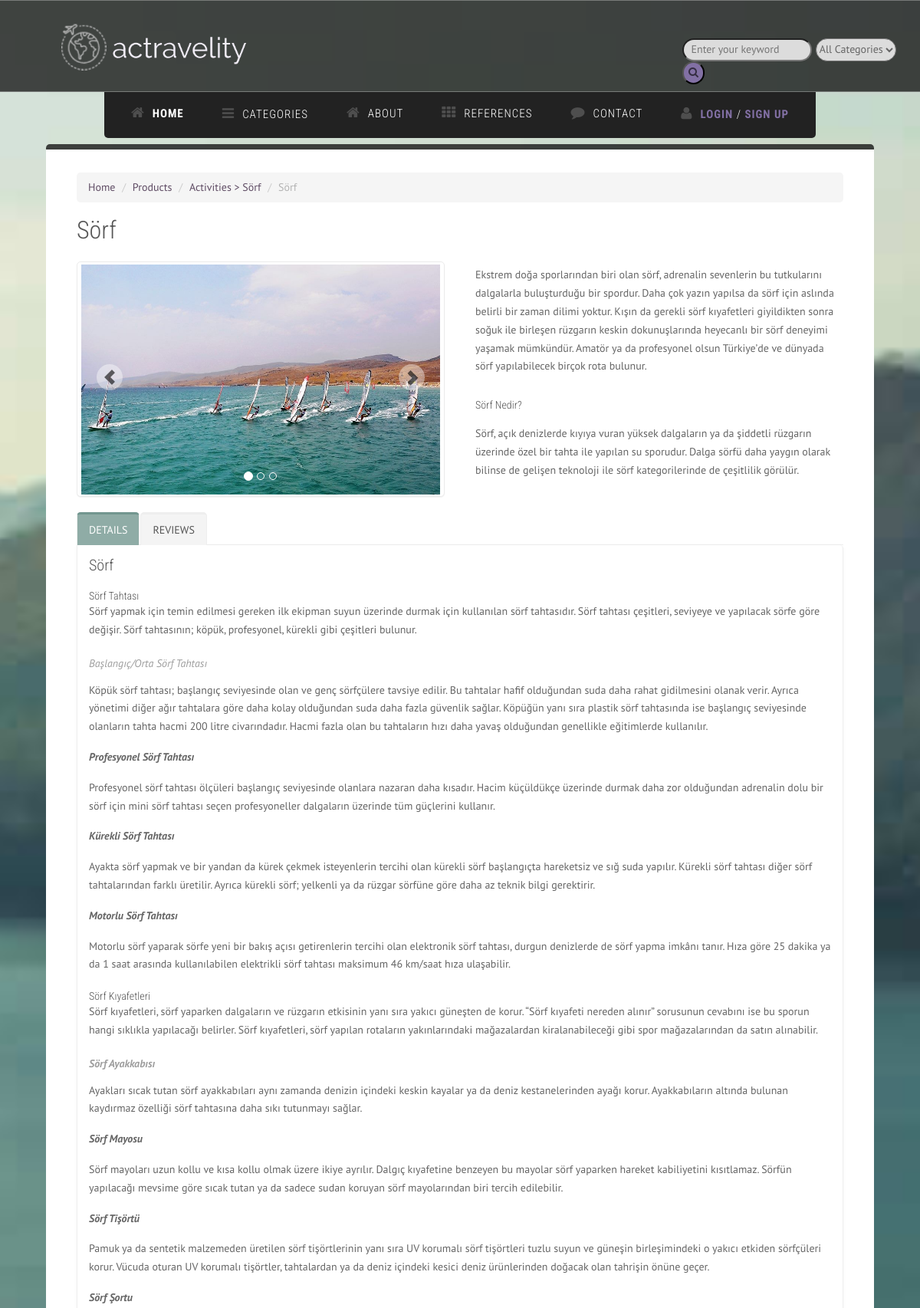
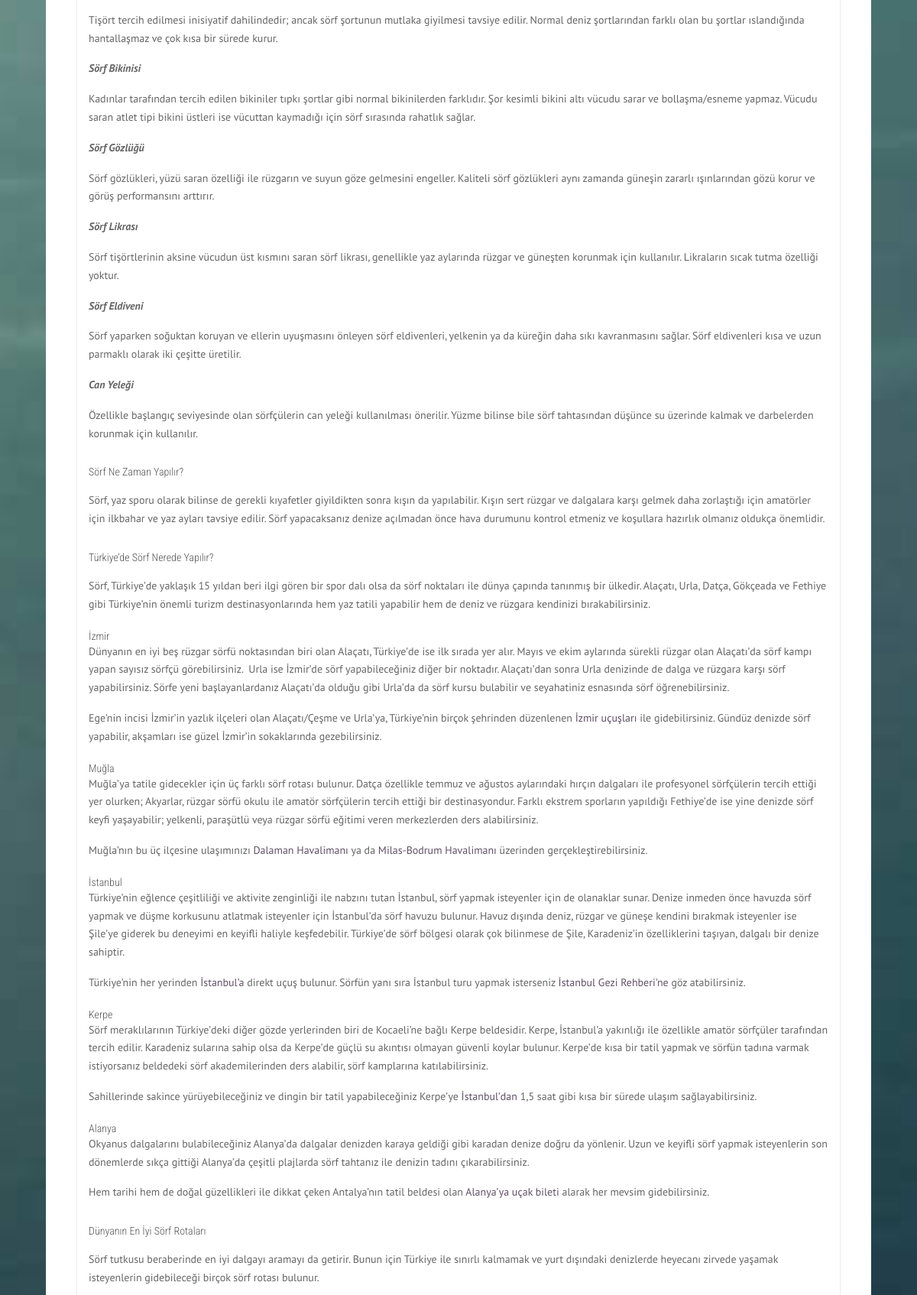
The page /product/24/sorf/ (upper part) on the database its author committed (2 pictures, top to bottom).
### product/models.py (models this page shows, shortened)
class Product(models.Model):
    STATUS = (
        ('True', 'Yes'),
        ('False', 'No'),
    )
    category = models.ForeignKey(Category, on_delete=models.CASCADE)  # relation with Category table
    title = models.CharField(max_length=50)
    keywords = models.CharField(max_length=255)
    description = RichTextUploadingField()
    slug = models.SlugField(null=False,unique=True)
    image = models.ImageField(blank=True, upload_to='images/')
    price = models.FloatField()
    person_number = models.IntegerField(blank=True, null=True)
    day_number = models.IntegerField(blank=True, null=True)
    shortDetail = RichTextUploadingField(max_length=1400)
    detail = RichTextUploadingField()
    status = models.CharField(max_length=10, choices=STATUS)
    parent = models.ForeignKey('self', blank=True, null=True, related_name='children', on_delete=models.CASCADE)
    create_at = models.DateTimeField(auto_now_add=True)
    update_at = models.DateTimeField(auto_now=True)
    def image_tag(self):
        return mark_safe('<img src="{}" height="50"/>'.format(self.image.url))
    image_tag.short_description = "Image"

class Category(MPTTModel):
    STATUS = (
        ('True', 'Yes'),
        ('False', 'No'),
    )
    TYPE = (
        ('Category','Category'),
        ('Activity','Activity'),
    )
    title = models.CharField(max_length=50)
    keywords = models.CharField(max_length=255)
    description = models.CharField(max_length=255)
    type = models.CharField(max_length=10, choices=TYPE,default="Category")
    image = models.ImageField(blank=True, upload_to='images/')
    status = models.CharField(max_length=10, choices=STATUS)
    slug = models.SlugField(null=False,unique=True)
    parent = TreeForeignKey('self', blank=True, null=True, related_name='children', on_delete=models.CASCADE)
    create_at = models.DateTimeField(auto_now_add=True)
    update_at = models.DateTimeField(auto_now=True)
    class MPTTMeta:
        order_insertion_by = ['title']
    def __str__(self):
        full_path = [self.title]
        k = self.parent
        while k is not None:
            full_path.append(k.title)
            k = k.parent
        return ' > ' .join(full_path[::-1])
    def image_tag(self):
        return mark_safe('<img src="{}" height="50"/>'.format(self.image.url))
    image_tag.short_description = "Image"

### home/views.py (the view)
# urls.py: path('product/<int:id>/<slug:slug>/',views.product_detail, name='product_detail'),
def product_detail(request,id,slug):
    category = Category.objects.all()
    product = Product.objects.get(pk=id)
    images = Images.objects.filter(product_id=id)
    comments = Comment.objects.filter(product_id=id,status='True')
    context = {'product': product,
               'category': category,
               'images': images,
               'comments': comments,
               }
    return render(request,'product_detail.html',context)

### home/templates/product_detail.html (shortened to what this page needs)
{% extends 'homebase.html' %}
{% block content %}
    <div id="content">
        <div class="container background-white">
            <div class="row margin-vert-30">
                <div class="col-md-12">
                    <div class="blog-post">
                        <div id="breadcrumb">
                            <div class="content">
                                <ul class = "breadcrumb">
                                    <li><a href="/">Home</a></li>
                                    <li><a href="#">Products</a></li>
                                    <li><a href="/category/{{ product.category_id }}/{{ product.category.slug }}">{{ product.category }}</a></li>
                                    <li class="active">{{ product.title }}</li>
                                </ul>
                            </div>
                        </div>
                        <div class="blog-item">
                            <h2>{{ product.title }}</h2>
                            <div class="blog-post-body row margin-top-15">
                                <div class="col-md-6">
                                    <div class="panel panel-info fa-border">
                                        <div id="carousel-example" class="carousel slide" data-ride="carousel">
                                            <ol class="carousel-indicators">
                                                <li data-target="#carousel-example" data-slide-to="0" class="active"></li>
                                                <li data-target="#carousel-example" data-slide-to="1"></li>
                                                <li data-target="#carousel-example" data-slide-to="2"></li>
                                            </ol>
                                            <div class="carousel-inner">
                                                <div class="item active"><img src="{{ product.image.url }}" style="height:300px; width: 700px"></div>
                                            </div>
                                            <a class="left carousel-control" href="#carousel-example" data-slide="prev">
                                                <span class="glyphicon glyphicon-chevron-left"></span>
                                            </a>
                                            <a class="right carousel-control" href="#carousel-example" data-slide="next">
                                                <span class="glyphicon glyphicon-chevron-right"></span>
                                            </a>
                                        </div>
                                    </div>
                                </div>
                                <div class="col-md-6">
                                    <p style="margin-top: -10px">{{ product.shortDetail|safe }}</p>
                                </div>
                                <div class="col-md-12">
                                    <div class="tabs alternative">
                                        <ul class="nav nav-tabs">
                                            <li class="active">
                                                <a href="#sample-2a" data-toggle="tab">DETAILS</a>
                                            </li>
                                            <li>
                                                <a href="#sample-2b" data-toggle="tab">REVIEWS</a>
                                            </li>
                                        </ul>
                                        <div class="tab-content">
                                            <div class="tab-pane fade in active" id="sample-2a">
                                                <div class="row">
                                                    <div class="col-md-12">
                                                        <h3 class="no-margin no-padding">{{ product.title|safe }}</h3>
                                                        <p>{{ product.detail|safe }}</p>
                                                    </div>
                                                </div>
                                            </div>
                                        </div>
                                    </div>
                                </div>
                            </div>
                        </div>
                    </div>
                </div>
            </div>
        </div>
    </div>
{% endblock %}

### home/static/assets/css/nexus.css (style rules this page uses)
html { overflow-y: scroll; }
body { line-height: 1.7em; font-family: PT Sans; font-size: 14px; font-weight: 300; background-color: #5f807a; background-color: #F4F1EA; color: #656565; }
.container { max-width: 1080px; padding-left: 40px; padding-right: 40px; width: 100%; }
.margin-vert-30 { margin-top: 30px; margin-bottom: 30px; }
.no-padding { padding: 0 !important; }
.no-margin { margin: 0 !important; }
.margin-top-15 { margin-top: 15px; }
.background-white { background-color: #FFFFFF; }
h2 { font-weight: 300; line-height: 1em; margin: 0 0 10px; color: #555555; font-family: 'Roboto Condensed', sans-serif; font-size: 32px; }
h3 { font-size: 20px; font-weight: 300; padding: 0; font-family: 'Roboto Condensed', sans-serif; margin: 0; color: #555555; }
h4 { font-size: 18px; font-weight: 300; color: #9e9e9e; margin-bottom: 10px; line-height: 1.6; }
a { text-decoration: none; color: rgba(31, 4, 39, 0.7); -webkit-transition: color 0.15s ease-in; -moz-transition: color 0.15s ease-in; -o-transition: color 0.15s ease-in; transition: color 0.15s ease-in; }
p { margin-bottom: 16px; }
img { max-width: 100% ; }
[class^="fa-"]:before, [class*=" fa-"]:before { font-family: FontAwesome; font-style: normal; font-weight: normal; line-height: 1; -webkit-font-smoothing: antialiased; -moz-osx-font-smoothing: grayscale; padding-right: 10px; color: rgba(0, 0, 0, 0.6); }
.fa-border { background: none repeat scroll 0 0 #FFFFFF; border-color: #ebebeb !important; border-radius: 5px !important; padding: 0.2em 0.35em 0.15em !important; }
.fa-border:before { padding-right: 0; }
.glyphicon { display: inline-block; font-family: 'Glyphicons Halflings'; font-style: normal; font-weight: 400; line-height: 1; position: relative; top: 1px; }
.tabs { border-radius: 4px; margin-bottom: 35px; }
.tabs .nav-tabs { margin: 0; font-size: 0; border-bottom-color: #EEE; }
.tabs .nav-tabs li { display: inline-block; float: none; }
.tabs .nav-tabs li a { border-radius: 5px 5px 0 0; font-size: 14px; margin-right: 1px; }
.tabs .nav-tabs li:last-child a { margin-right: 0; }
.tabs .nav-tabs li a, .tabs .nav-tabs li a:hover { background: #F4F4F4; border-bottom: none; border-left: 1px solid #EEE; border-right: 1px solid #EEE; border-top: 3px solid #EEE; color: #555555; }
.tabs .nav-tabs li.active a, .tabs .nav-tabs li.active a:hover, .tabs .nav-tabs li.active a:focus { background: #FFF; border-left-color: #EEE; border-right-color: #EEE; border-top: 3px solid #72968f; color: #333333; outline: none; }
.tabs .tab-content { border-radius: 0 5px 5px 5px; box-shadow: 0 1px 5px 0 rgba(0, 0, 0, 0.04); background-color: #FFF; border: 1px solid #EEE; border-top: 0; padding: 15px; }
.tabs.alternative .nav-tabs li.active a, .tabs.alternative .nav-tabs li.active a:hover, .tabs.alternative .nav-tabs li.active a:focus { background: #8faca6; color: #ffffff; }
.carousel-control { background-image: none !important; background: rgba(255, 255, 255, 0.4); width: 34px; border-radius: 50px; font-size: 16px !important; height: 34px; margin-top: -20px; top: 50%; text-shadow: none; opacity: 1; }
.carousel-control.left span, .carousel-control.icon-prev span, .carousel-control.right span, .carousel-control.icon-next span { font-size: 20px; margin-top: -10px; color: rgba(0, 0, 0, 0.6); }
.carousel-control.left, .carousel-control.icon-prev { left: 20px; }
.carousel-control.right, .carousel-control.icon-next { right: 20px; }
.carousel-indicators { bottom: 0; right: 30px; }
.carousel-control .icon-next, .carousel-control .glyphicon-chevron-right { right: auto; }
.blog-post { margin-bottom: 30px; }

### rows shown on the page
Product: category "Activities > Sörf", title "Sörf", image (picture), shortDetail "Ekstrem doğa sporlarından biri olan sörf, adrenalin sevenlerin bu tutkularını dalgalarla buluşturduğu bir spordur. Daha çok yazın yapılsa da sörf için aslında belirli bir zaman dilimi yoktur. Kışın da gerekli sörf kıyafetleri giyildikten sonra soğuk ile birleşen rüzgarın keskin dokunuşlarında heyecanlı bir sörf deneyimi yaşamak mümkündür. Amatör ya da profesyonel olsun Türkiye’de ve dünyada sörf yapılabilecek birçok rota bulunur. Sörf Nedir? Sörf, açık denizlerde kıyıya vuran yüksek dalgaların ya da şiddetli rüzgarın üzerinde özel bir tahta ile yapılan su sporudur. Dalga sörfü daha yaygın olarak bilinse de gelişen teknoloji ile sörf kategorilerinde de çeşitlilik görülür.", detail "Sörf Tahtası Sörf yapmak için temin edilmesi gereken ilk ekipman suyun üzerinde durmak için kullanılan sörf tahtasıdır. Sörf tahtası çeşitleri, seviyeye ve yapılacak sörfe göre değişir. Sörf tahtasının; köpük, profesyonel, kürekli gibi çeşitleri bulunur. Başlangıç/Orta Sörf Tahtası Köpük sörf tahtası; başlangıç seviyesinde olan ve genç sörfçülere tavsiye edilir. Bu tahtalar hafif olduğundan suda daha rahat gidilmesini olanak verir. Ayrıca yönetimi diğer ağır tahtalara göre daha kolay olduğundan suda daha fazla güvenlik sağlar. Köpüğün yanı sıra plastik sörf tahtasında ise başlangıç seviyesinde olanların tahta hacmi 200 litre civarındadır. Hacmi fazla olan bu tahtaların hızı daha yavaş…"
